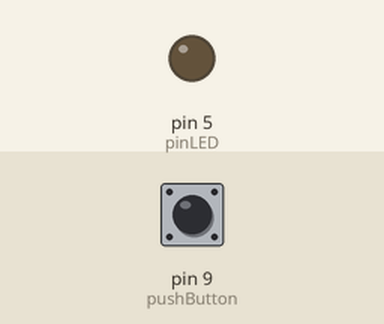
This sketch was run on a simulated Arduino Uno, built with avr-gcc and run on an emulated ATmega328P. Parts: output pins drawn as LEDs (lit = HIGH). Dashed ring = blinking. Inputs (shaded band) come from the test bench; at power-on: pin 9 (pushButton) LOW. What the sketch prints to the serial monitor is not drawn.

Above: at 1.2 s.
1.3 s: pin 9 (pushButton) pulled HIGH for 1 s
At 1.53 s:
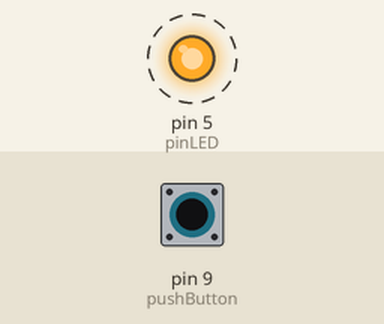
4.3 s: pin 9 (pushButton) pulled HIGH for 3.2 s
At 7.8 s:
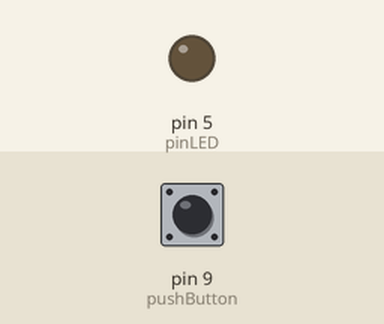
Timing chart, 0 to 9.3 s (numbered marks = the images above; inputs shaded):
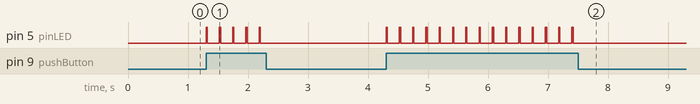

The sketch:

m1-6.ino
```cpp
int pinLED = 5;
int pushButton = 9;

void setup() {
    Serial.begin(9600);

    pinMode(pinLED, OUTPUT);
    pinMode(pushButton, INPUT);
}

void loop() {
    int buttonState = digitalRead(pushButton);

    Serial.println(buttonState);

    if (buttonState) {
        ledBlink();
    }

    delay(1);
}

void ledBlink() {
    digitalWrite(pinLED, HIGH);
    delay(20);
    digitalWrite(pinLED, LOW);
    delay(200);
}
```

Measured:
- after the input at 1.3 s, pin 5 (pinLED): alternates HIGH for 0.02 s and LOW for 0.20 s, 10 changes in all, then stays LOW, starting at once
- after the input at 4.3 s, pin 5 (pinLED): alternates HIGH for 0.02 s and LOW for 0.20 s, 30 changes in all, then stays LOW, starting at once
